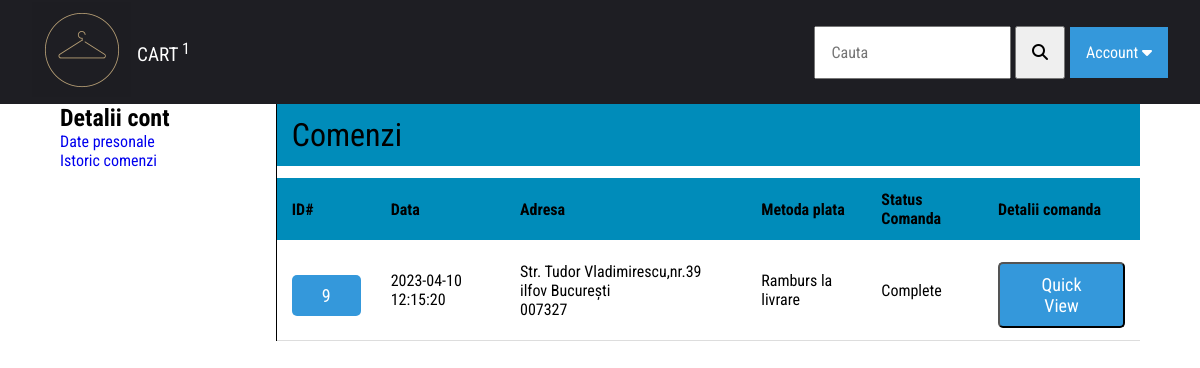
/orders.php (signed in), run on the app's committed database.
### tables this page shows
CREATE TABLE IF NOT EXISTS `comenzi` (
  `ID` int NOT NULL AUTO_INCREMENT,
  `cod_client` int NOT NULL,
  `pret_total` float NOT NULL,
  `cod_status` int NOT NULL,
  `data` datetime NOT NULL,
  `metoda_plata` enum('Ramburs la livrare','Card bancar') NOT NULL COMMENT '1(ramburs),2(card)',
  PRIMARY KEY (`ID`),
  KEY `cod_client` (`cod_client`),
  KEY `cod_status` (`cod_status`)
);

CREATE TABLE IF NOT EXISTS `clienti` (
  `ID` int NOT NULL AUTO_INCREMENT,
  `nume` varchar(32) NOT NULL,
  `prenume` varchar(64) NOT NULL,
  `adresa` varchar(100) NOT NULL,
  `cod_judet` int NOT NULL,
  `localitate` varchar(64) NOT NULL,
  `zipcode` varchar(64) NOT NULL,
  `telefon` varchar(12) NOT NULL,
  `date_facturare` varchar(255) NOT NULL,
  `cod_utilizator` int NOT NULL,
  PRIMARY KEY (`ID`),
  KEY `cod_judet` (`cod_judet`),
  KEY `cod_utilizator` (`cod_utilizator`)
);

CREATE TABLE IF NOT EXISTS `judete` (
  `ID` int NOT NULL AUTO_INCREMENT,
  `denumire` varchar(16) NOT NULL,
  PRIMARY KEY (`ID`)
);

CREATE TABLE IF NOT EXISTS `comenzi_status` (
  `ID` int NOT NULL AUTO_INCREMENT,
  `denumire` varchar(32) NOT NULL,
  PRIMARY KEY (`ID`)
);

### orders.php (the view, shortened to what this page needs)
<?php
include("includes/connect.php");
if (isset($_SESSION['user_logged_in'])) {
  $user_id = $_SESSION['user_id'];
}
$orders_query = mysqli_query($con, "SELECT *,s.ID AS cod_status,c.ID AS cod_comanda,CONCAT(nume,' ',prenume) AS 'fullName'
FROM comenzi c
INNER JOIN clienti ON c.cod_client=clienti.ID
INNER JOIN comenzi_status s ON c.cod_status=s.ID
WHERE cod_utilizator=$user_id
ORDER BY c.ID DESC");
?>
<!DOCTYPE html>
<html lang="en">
<head>
  <link rel="stylesheet" href="css/style.css">
</head>
<html>
<body>
  <?php include("includes/header.php") ?>
  <div class="wrapper">
    <div class="account-menu">
      <h2>Detalii cont</h2>
      <ul>
        <li><a href="account.php">Date presonale</a></li>
        <li><a href="orders.php">Istoric comenzi</a></li>
      </ul>
    </div>
    <div class="container">
      <div class="order-detail-header">Comenzi</div>
      <div class="orders-wrapper">
        <table id="table_field">
          <thead>
            <th>ID#</th>
            <th>Data</th>
            <th>Adresa</th>
            <th>Metoda plata</th>
            <th>Status Comanda</th>
            <th>Detalii comanda</th>
          </thead>
          <tbody>
            <?php
            if (mysqli_num_rows($orders_query) ==  0) {
            ?>
              <div class='message' onclick='this.remove();'>No results .</div>
              <?php
            } else {
              while ($row = mysqli_fetch_assoc($orders_query)) {
              ?>
                <tr>
                  <td><a href="order_details.php?id_comanda=<?= $row['cod_comanda'] ?>" class="btn"><?php echo "" . $row['cod_comanda'] . " " ?></a> </td>
                  <td><?php echo "" . $row['data'] . " " ?></td>
                  <td><?php
                      $jud = mysqli_fetch_assoc(mysqli_query($con, "SELECT * FROM judete WHERE ID=" . $row['cod_judet'] . ""));
                      $judet = $jud['denumire'];
                      echo "{$row['adresa']} {$row['localitate']} $judet <br> {$row['zipcode']}" ?></td>
                  <td><?= $row['metoda_plata'] ?></td>
                  <td><?= $row['denumire'] ?></td>
                  <td><button class="btn" data-modal-target="#modal<?= $row['cod_comanda'] ?>">Quick view</button></td>
                </tr>
              <?php }
            } ?>
          </tbody>
        </table>
      </div>
    </div>
  </div>
</body>
</html>

### css/style.css (style rules this page uses)
* { box-sizing: border-box; margin: 0; padding: 0; font-family: "Roboto Condensed", sans-serif; text-decoration: none; list-style-type: none; }
html { height: 100%; }
body { height: 100%; display: flex; flex-direction: column; }
.btn, .delete-btn, .option-btn { display: inline-block; padding: 10px 30px; cursor: pointer; font-size: 18px; color: #fff; border-radius: 5px; text-transform: capitalize; }
.btn { background-color: #3498db; margin-top: 10px; }
.wrapper { width: 90%; margin: 0 auto; display: flex; }
.account-menu { border-right: 1px solid black; align-items: center; flex: 1; }
.wrapper .container { flex: 4; }
.orders-wrapper { width: 100%; }
#table_field { border-collapse: collapse; width: 100%; border-radius: 5px 5px 0 0; overflow-x: hidden; overflow-y: scroll; }
#table_field th, #table_field td { padding: 12px 15px; }
#table_field tbody tr { border-bottom: 1px solid #dddddd; }
.order-detail-header { padding: 12px 15px; width: 100%; margin-bottom: 12px; background-color: #008cba; font-size: 2rem; }

### data on the page
comenzi: ID "9", data "2023-04-10 12:15:20", cod_client.adresa "Str. Tudor Vladimirescu,nr.39", cod_client.localitate "ilfov", judete.denumire "București", cod_client.zipcode "007327", metoda_plata "Ramburs la livrare", cod_status.denumire "Complete"

### other printed values
$prod_cnt "1"
